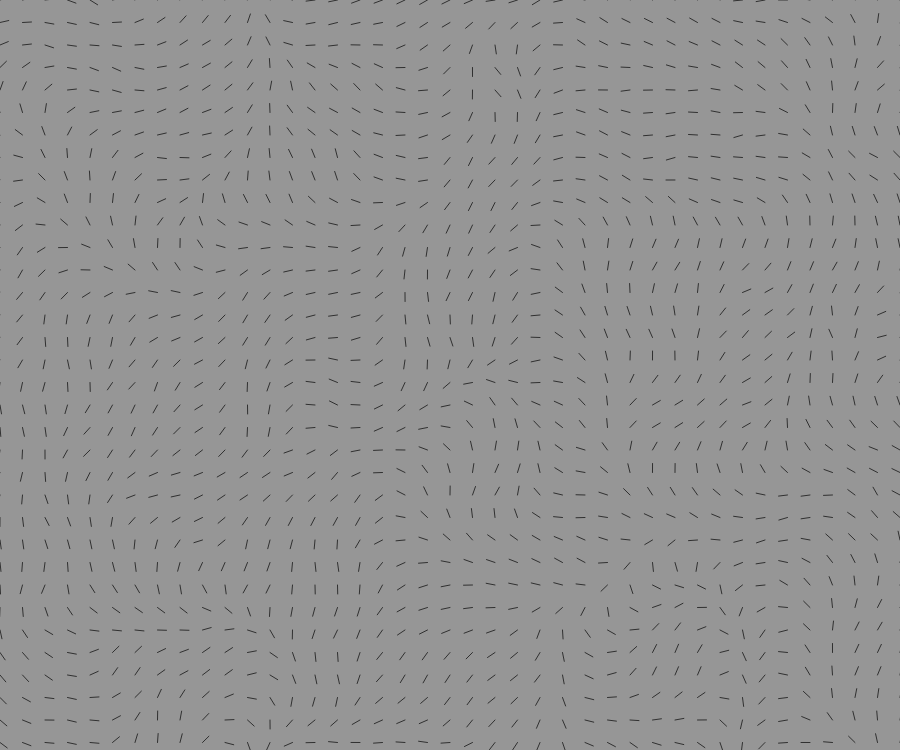
Frame 1 (no input)
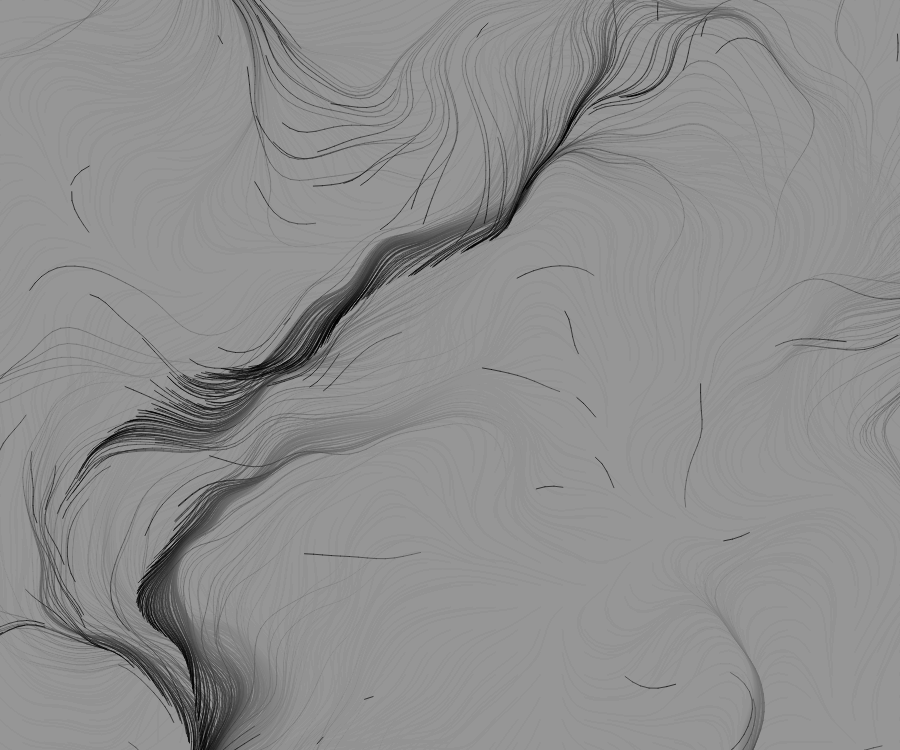
Frame 60 (no input)
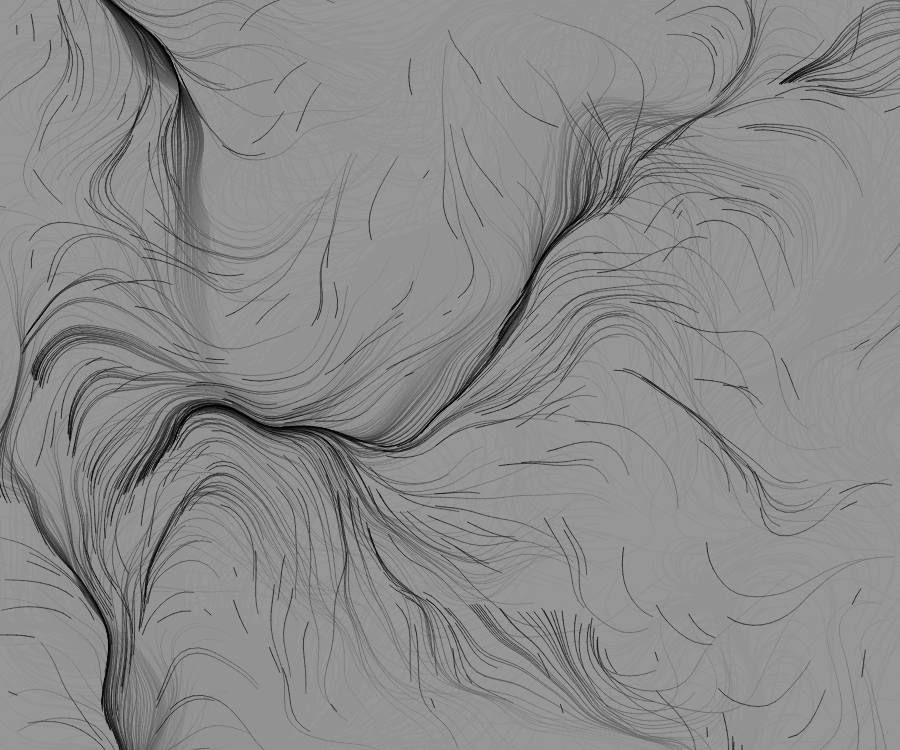
Frame 120 (the mouse pressed at the canvas centre since frame 60)

The p5.js sketch that drew these frames (run headless with seeded random() and noise() and a simulated clock; from frame 60 on, the mouse is pressed at the canvas centre):

// p5.js sketch
// ── sketch.js
function setup() {
  createCanvas(windowWidth*0.75,windowHeight*0.75);
  background(150);
  strokeWeight(.7);
  frame = 0;
  numAcross = 40;
  size1 = (width - frame * 2) / numAcross;
  rez3 = 0.003;
  len = size1 * 0.4;
  stroke(0, 250);
  lines = [];
  lines2 = [];
  for (x = frame; x < width - frame + 1; x += size1) {
    for (y = frame; y < height - frame + 1; y += size1) {
      lines.push(x, y);
    }
  }
  z = 1000;
}

function draw() {
  background(150,15); // add alpha for transparent background??
  for (j = 0; j < lines.length; j += 2) {
    oldX = lines[j];
    oldY = lines[j + 1];
    n3 = noise(oldX * rez3, oldY * rez3,z*rez3) + 0.033;
    ang = map(n3, 0.3, 0.7, 0, PI * 2);
    
    newX = cos(ang) * len + oldX;
    newY = sin(ang) * len + oldY;
    line(oldX, oldY, newX, newY);
    if ((newX > width || newX < 0) && (newY > height || newY < 0)) {
      newX = random(width);
      newY = random(height);
    }
    lines2.push(newX, newY);
  }
  lines = lines2;
  lines2 = [];
  z+=2;
 // for (q = 0; q < 10000; q++) {} 
}
// ── sketch.html
<!DOCTYPE html>
<html>
<head>
    <title>p5.js Sketch</title>
    <style>
        body {
            text-align: center;
        }
    </style>
</head>
<body>
    <a href="./index.html">Home</a>
    <script src="https://cdn.jsdelivr.net/npm/p5@1.11.3/lib/p5.min.js"></script>
    <script src="sketch.js"></script>
</body>
</html>
